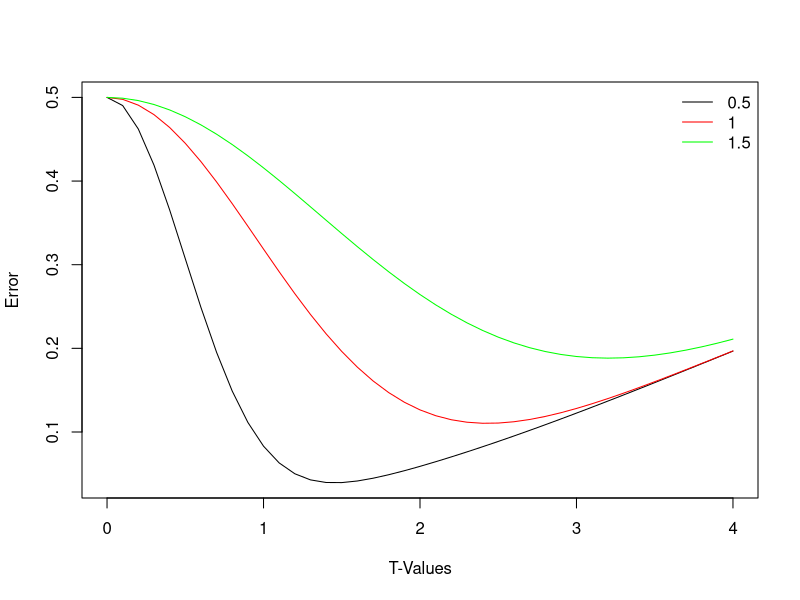
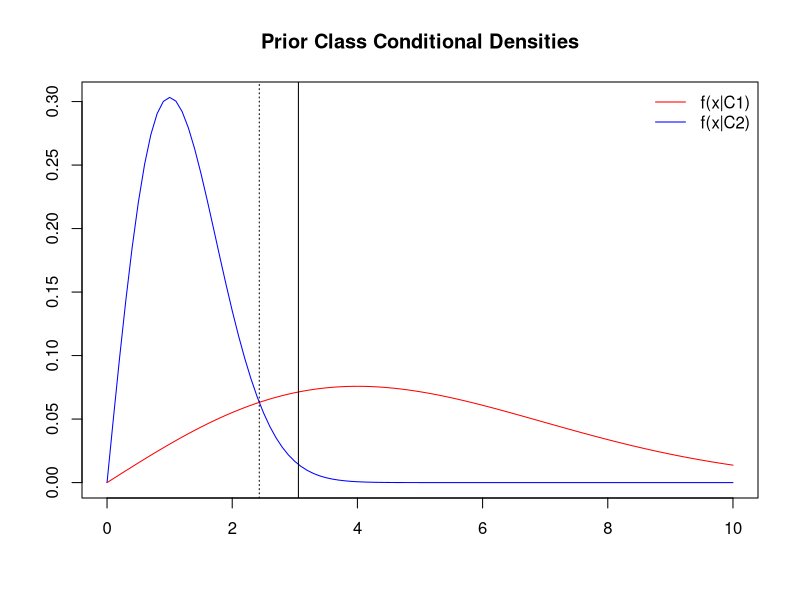
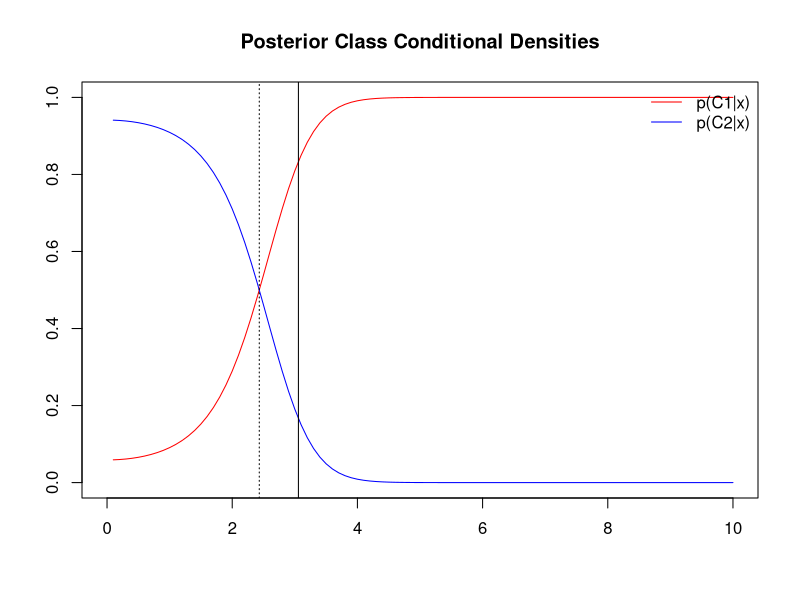
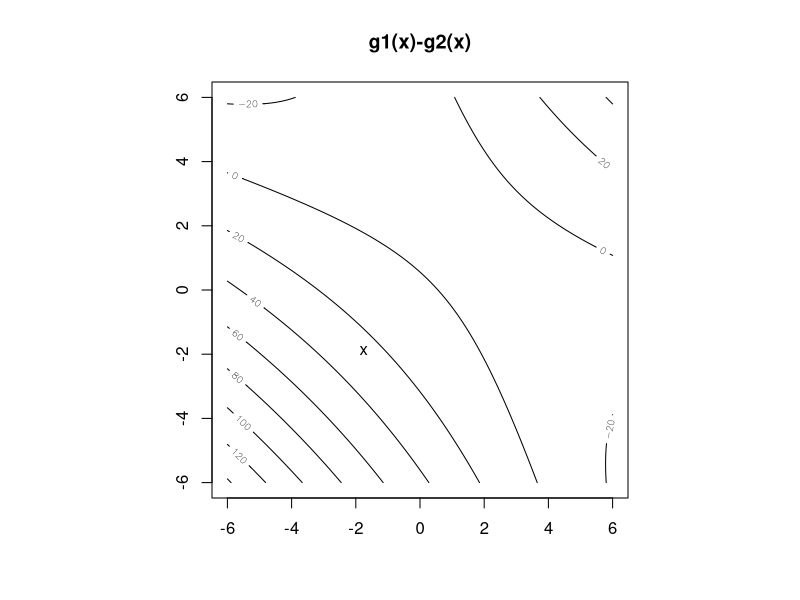
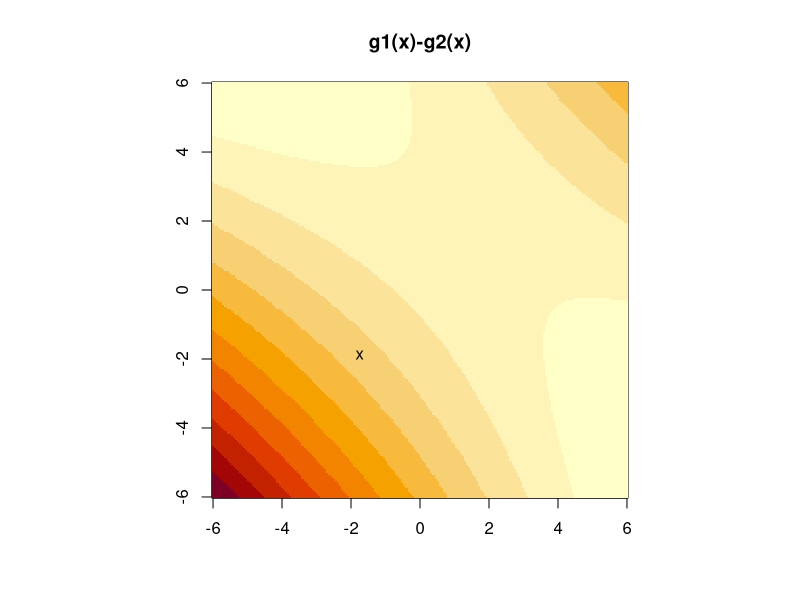

The R script that drew these images, in order: (Note: this script raises an error after producing the figures.)

#Question 1
#Q1b
tvals<-seq(0,4,by=0.1)

s1<-rep(0,length(tvals))
s2<-rep(0,length(tvals))
s3<-rep(0,length(tvals))
for (i in 1:length(tvals)){
  s1[i]<-0.5*(1-exp(-(tvals[i]^2)/32)+exp(-(tvals[i]^2)/(2*0.5^2)))
  s2[i]<-0.5*(1-exp(-(tvals[i]^2)/32)+exp(-(tvals[i]^2)/(2*1^2)))
  s3[i]<-0.5*(1-exp(-(tvals[i]^2)/32)+exp(-(tvals[i]^2)/(2*1.5^2)))
}
sigma<-c(0.5,1,1.5)

#plot Q1b error rate  
plot(tvals,s1,type="l",xlab = "T-Values",ylab = "Error")
lines(tvals,s2,type="l",col="red")
lines(tvals,s3,type="l",col="green")
legend("topright",legend=sigma,col=c("black","red","green"),lty=1,bty='n')


#Q1d
#Tmin for sigma=4& 1
Q1d<-2*4*1*(log(4/1)/(4^2-1^2))^0.5
Q1d
#Bayes error rate
eb<-0.5*(1-exp(-(Q1d^2)/32)+exp(-(Q1d^2)/(2*1^2)))
eb
#Q1e cost allocation new threshold
Q1e<-4*1*(2*log(5*(16/1))/(4^2-1^2))^0.5
Q1e

#Q1d-prior distribution
tvals<-seq(0,10,by=0.1)
f1<-rep(0,length(tvals))
f2<-rep(0,length(tvals))
for (i in 1:length(tvals)){
  f1[i]<-0.5*(tvals[i]/4^2)*exp(-tvals[i]^2/(2*4^2))
  f2[i]<-0.5*(tvals[i]/1^2)*exp(-tvals[i]^2/(2*1^2))
}
plot(tvals,f2,type="l",xlab="",ylab="",main="Prior Class Conditional Densities", col="blue")
lines(tvals,f1,type="l",col="red")
abline(v=Q1d,lty="dotted")
abline(v=Q1e)
legend("topright",legend=c("f(x|C1)","f(x|C2)"),col=c("red","blue"),lty=1,bty='n')


#Posterior distribution
tvals<-seq(0,10,by=0.1)
post1<-rep(0,length(tvals))
post2<-rep(0,length(tvals))
for (i in 1:length(tvals)){
  post1[i]<-(tvals[i]/4^2)*exp(-tvals[i]^2/(2*4^2))/((tvals[i]/4^2)*exp(-tvals[i]^2/(2*4^2))+(tvals[i]/1^2)*exp(-tvals[i]^2/(2*1^2)))
  post2[i]<-(tvals[i]/1^2)*exp(-tvals[i]^2/(2*1^2))/((tvals[i]/4^2)*exp(-tvals[i]^2/(2*4^2))+(tvals[i]/1^2)*exp(-tvals[i]^2/(2*1^2)))
  
}

plot(tvals,post1,type="l",xlab="",ylab="",ylim=c(0,1),col="red",main="Posterior Class Conditional Densities")
lines(tvals,post2,type="l",col="blue")
abline(v=Q1d,lty="dotted")
abline(v=Q1e,)
legend("topright",legend=c("p(C1|x)","p(C2|x)"),col=c("red","blue"),lty=1,bty='n')

#Question 2
#Q2a
#Random choice of x*
xstar <- runif(2,-6,6)
mu1 <- c(-1,-1)
mu2 <- c(1,1)
cov1<-matrix(c(1,0.2,0.2,1),nrow=2,ncol=2)
covinv1<-solve(cov1)
cov2<-matrix(c(1,-0.7,-0.7,1),nrow=2,ncol=2)
covinv2<-solve(cov2)

#Discriminant Function
discr<- function(x, mu1 = c(-1, -1), mu2 = c(1, 1))
{
  W1<-(-0.5)*covinv1
  W2<-(-0.5)*covinv2
  
  w1<-covinv1%*%mu1
  w2<-covinv2%*%mu2
  
  w10<-(-0.5)*t(mu1)%*%covinv1%*%mu1-0.5*log(abs(det(cov1)))+log(0.5)
  w20<-(-0.5)*t(mu2)%*%covinv2%*%mu2-0.5*log(abs(det(cov2)))+log(0.5)
  
  g1<-t(x)%*%W1%*%x+t(w1)%*%x+w10
  g2<-t(x)%*%W2%*%x+t(w2)%*%x+w20
  g1-g2
}


l <- 200
x <- seq(-6,6,length=l)
y <- x
gr <- as.matrix(expand.grid(x,y))
score.diff <-apply(gr,1,discr)
par(pty="s")
#Contour Plot
contour(x,y,matrix(score.diff,l),main="g1(x)-g2(x)")
text(xstar[1],xstar[2],"x")
#Heat Plot
image(x,y,matrix(score.diff,l),xlab = "",ylab = "",main="g1(x)-g2(x)")
text(xstar[1],xstar[2],"x")

#Question 3
#Q3a-b
p<-floor(runif(1,0,6))+10

mu1<-rep(0,p)
mu2<-runif(p)

cov1<-diag(p)
cov2<-0.5*diag(p)
cov2[1,3]<--0.3
cov2[3,1]<--0.3
cov2[2,3]<-0.2
cov2[3,2]<-0.2
cov2[4,8]<-0.1
cov2[8,4]<-0.1


#Q3c

emperror.lda<-rep(0,10)
emperror.qda<-rep(0,10)


for (i in 1:10){
  trainC1<-mvrnorm(0.25*i*100,mu1,cov1)
  trainC2<-mvrnorm(0.75*i*100,mu2,cov2)
  traindata<-rbind(trainC1,trainC2)
  
  trainclassC1<-rep(1,0.25*i*100)
  trainclassC2<-rep(2,0.75*i*100)
  trainclass<-c(trainclassC1,trainclassC2)
  
  
  testC1<-mvrnorm(1000,mu1,cov1)
  testC2<-mvrnorm(3000,mu2,cov2)
  testdata<-rbind(testC1,testC2)
  
  testclassC1<-rep(1,1000)
  testclassC2<-rep(2,3000)
  testclass<-c(testclassC1,testclassC2)
  
  
  #qda
  train.qda<-qda(traindata,trainclass)
  prediction.qda<-predict(train.qda,testdata)
  table.qda<-table(prediction.qda$class,testclass)
  emperror.qda[i]<-(table.qda[1,2]+table.qda[2,1])/4000
  
  #lda
  train.lda<-lda(traindata,trainclass)
  prediction.lda<-predict(train.lda,testdata)
  table.lda<-table(prediction.lda$class,testclass)
  emperror.lda[i]<-(table.lda[1,2]+table.lda[2,1])/4000
}
emperror.lda
emperror.qda


#Q3d
plot(seq(100,1000,100),emperror.qda,type="l",xlab = "Training Set Size",ylab = "Out of Sample Error",col="blue",ylim=c(0.02,max(emperror.qda)+0.03))
lines(seq(100,1000,100),emperror.lda,col="red")
legend("topright", legend=c("LDA","QDA","Bayes Error"),col=c("red","blue","black"),lty=1,bty='n')

#Q3f

bayes.emperror.qda<-rep(0,10)

for (i in 1:10){
  trainC1<-mvrnorm(0.25*15000,mu1,cov1)
  trainC2<-mvrnorm(0.75*15000,mu2,cov2)
  traindata<-rbind(trainC1,trainC2)
  
  trainclassC1<-rep(1,0.25*15000)
  trainclassC2<-rep(2,0.75*15000)
  trainclass<-c(trainclassC1,trainclassC2)
  
  
  testC1<-mvrnorm(15000,mu1,cov1)
  testC2<-mvrnorm(45000,mu2,cov2)
  testdata<-rbind(testC1,testC2)
  
  testclassC1<-rep(1,15000)
  testclassC2<-rep(2,45000)
  testclass<-c(testclassC1,testclassC2)
  
  length(testclass)
  
  #qda
  train.qda<-qda(traindata,trainclass)
  prediction.qda<-predict(train.qda,testdata)
  table.qda<-table(prediction.qda$class,testclass)
  bayes.emperror.qda[i]<-(table.qda[1,2]+table.qda[2,1])/60000
}
bayes.emperror.qda
#Taking the average error of the 10 trials
average.bayes.error<-mean(bayes.emperror.qda)
average.bayes.error
#Adding the Bayes error on the plot
abline(h=average.bayes.error)

#Question 4
#defining the function for which we find the minimum
f<-function(x){
  f.x=exp(-x)*sin(x) + sinh(x)
  return(f.x)
  
}
#setting the limiting values
x1<--4
x3<-0
eps<-0.000000001
grbrack<-function(f,x1,x3,eps){
  ratio<-(1+sqrt(5))/2
  x2<-x1+(x3-x1)/ratio
  x2
  i=0
  
  while ((x3-x1)>eps){
    i=i+1   
    
    f.x1=f(x1)
    f.x2=f(x2)
    f.x3=f(x3)
    if (f.x2<f.x1 && f.x2<f.x3){
      x3<-x2
      x2<-x1+(x3-x1)/ratio
    }
    else{
      x1<-x2
      x2<-x1+(x3-x1)/ratio 
    }  
  }
  return(f.x2)
}
grbrack(f,x1,x3,eps)

